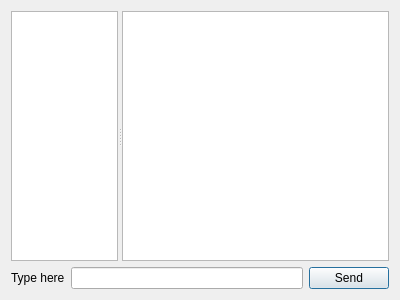
<?xml version="1.0" encoding="UTF-8"?>
<ui version="4.0">
 <class>ChatFrame</class>
 <widget class="QFrame" name="ChatFrame">
  <property name="geometry">
   <rect>
    <x>0</x>
    <y>0</y>
    <width>400</width>
    <height>300</height>
   </rect>
  </property>
  <property name="windowTitle">
   <string>Frame</string>
  </property>
  <layout class="QVBoxLayout" name="verticalLayout">
   <item>
    <widget class="MinosSplitter" name="splitter">
     <property name="orientation">
      <enum>Qt::Horizontal</enum>
     </property>
     <widget class="QListWidget" name="StationList">
      <property name="sizePolicy">
       <sizepolicy hsizetype="Expanding" vsizetype="Expanding">
        <horstretch>2</horstretch>
        <verstretch>0</verstretch>
       </sizepolicy>
      </property>
      <property name="focusPolicy">
       <enum>Qt::NoFocus</enum>
      </property>
      <property name="wordWrap">
       <bool>true</bool>
      </property>
     </widget>
     <widget class="QTextEdit" name="ChatMemo">
      <property name="sizePolicy">
       <sizepolicy hsizetype="Expanding" vsizetype="Expanding">
        <horstretch>5</horstretch>
        <verstretch>0</verstretch>
       </sizepolicy>
      </property>
      <property name="focusPolicy">
       <enum>Qt::NoFocus</enum>
      </property>
      <property name="readOnly">
       <bool>true</bool>
      </property>
     </widget>
    </widget>
   </item>
   <item>
    <layout class="QHBoxLayout" name="horizontalLayout">
     <item>
      <widget class="QLabel" name="label">
       <property name="text">
        <string>Type here</string>
       </property>
      </widget>
     </item>
     <item>
      <widget class="QLineEdit" name="ChatEdit">
       <property name="focusPolicy">
        <enum>Qt::ClickFocus</enum>
       </property>
       <property name="clearButtonEnabled">
        <bool>true</bool>
       </property>
      </widget>
     </item>
     <item>
      <widget class="QPushButton" name="SendButton">
       <property name="focusPolicy">
        <enum>Qt::NoFocus</enum>
       </property>
       <property name="text">
        <string>Send</string>
       </property>
       <property name="autoDefault">
        <bool>true</bool>
       </property>
       <property name="default">
        <bool>true</bool>
       </property>
      </widget>
     </item>
    </layout>
   </item>
  </layout>
 </widget>
 <customwidgets>
  <customwidget>
   <class>MinosSplitter</class>
   <extends>QSplitter</extends>
   <header>minossplitter.h</header>
   <container>1</container>
  </customwidget>
 </customwidgets>
 <resources/>
 <connections/>
</ui>
